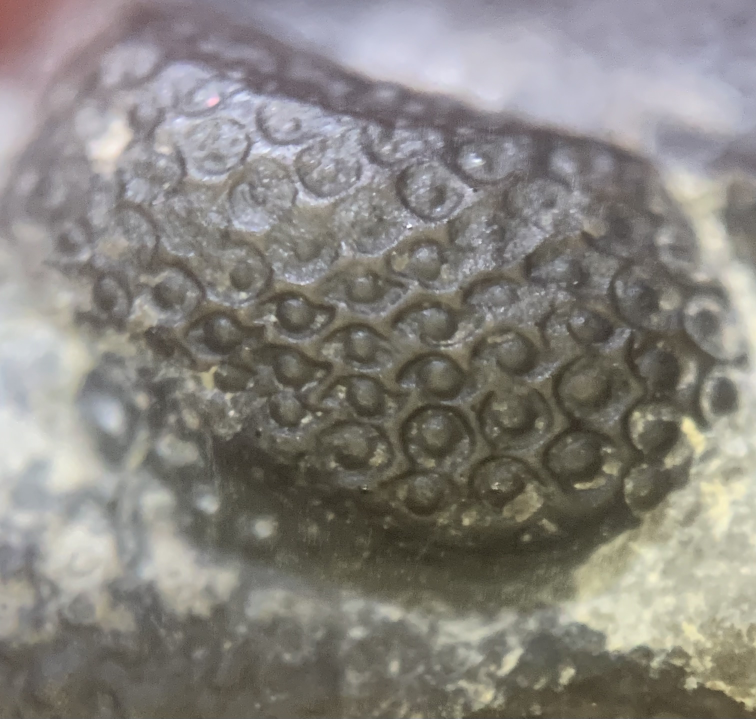
#> input picture datasets/eldredgeops_rana_18file_turing_wavelength_s0/eldredgeops_rana_18file_turing_wavelength_s0_specimen.jpg, 3024 x 2873 px (shown at 1/4 size)
$ python 2026-delphi10000-eldredgeops-rana-18file-turing-wavelength-s0.py
#> lines starting #> are read from the running program, lines starting #| are printed output that depends on the picture; long printed decimals are rounded
#!/usr/bin/env python3
"""
Eldredgeops rana_18file — Turing wavenumber at 492 nm (slot 3215, detail scale).

Middle Devonian (Cazenovian, 387 Ma), chronoseries 1/2 of the trilobite
eye-file series. Successor: Eldredgeops rana_17file at 384 Ma (17 files).

Governing system (Schnakenberg 1979 kinetics, Turing 1952 dispersion):

    du/dt = Du ∇²u + γ (a - u + u² v)
    dv/dt = Dv ∇²v + γ (b - u² v)
    k_c²  = (Dv f_u + Du g_v) / (2 Du Dv)
    λ_c   = 2π / k_c = 492 nm = 4.915e-07 m

The 18 µm sibling model is a different tier and is not reused. Pass 1 reports
the linear dispersion fit, a 2D nonlinear field, and the Commons eye photograph.
Pass 2 (see augment_pass2) adds the parameter sweep, the equal-diffusion field,
Otsu specimen segmentation, a KS radial-spectrum test, and a three-seed CV.
"""
from __future__ import annotations

import argparse
import hashlib
import json
from pathlib import Path

import numpy as np
from PIL import Image

ROOT = Path(__file__).resolve().parent.parent
DATASET = ROOT / "datasets" / "eldredgeops_rana_18file_turing_wavelength_s0"
SPECIMEN = DATASET / "eldredgeops_rana_18file_turing_wavelength_s0_specimen.jpg"
REFERENCE = DATASET / "eldredgeops_rana_18file_turing_wavelength_s0_reference.json"
PNG_PATH = ROOT / "docs" / "media" / "eldredgeops_rana_18file_turing_wavelength_s0_comparison.png"
GIF_PATH = ROOT / "docs" / "media" / "eldredgeops_rana_18file_turing_wavelength_s0_growth.gif"

# Slot-specific kinetics. Dv_prescale = 0.492 marks the 492 nm assignment.
A = 0.146
B = 1.038
GAMMA = 2.40
DU_PRE = 0.018
DV_PRE = 0.492
LAMBDA_M = 4.915e-07
LAMBDA_NM = 492.0
AGE_MA = 387.0
N_FILES = 18
SUCCESSOR_FILES = 17
SUCCESSOR_AGE_MA = 384.0
SEED = 3215
GRID_N = 96
N_WAVES = 6.0
SPECIMEN_SHA256 = "3a83d6e639450366d894856ec070022103defb1e7f56bb6faec9648b6d601986"

_CACHE: dict = {}


def sha256_file(path: Path) -> str:
    return hashlib.sha256(path.read_bytes()).hexdigest()


def verify_specimen() -> str:
    if not SPECIMEN.exists():
        raise FileNotFoundError(SPECIMEN)
    digest = sha256_file(SPECIMEN)
    if digest != SPECIMEN_SHA256:
        raise ValueError(f"specimen SHA-256 mismatch: {digest}")
    return digest


def jacobian_raw() -> dict[str, float]:
    """Reaction Jacobian at the Schnakenberg steady state, including γ."""
    u0 = A + B
    v0 = B / (u0 * u0)
    fu = GAMMA * ((B - A) / u0)
    fv = GAMMA * (u0 * u0)
    gu = GAMMA * ((-2.0 * B) / u0)
    gv = -GAMMA * (u0 * u0)
    det = fu * gv - fv * gu
    return {"u0": u0, "v0": v0, "fu": fu, "fv": fv, "gu": gu, "gv": gv, "det": det, "tr": fu + gv}


def diffusivities() -> tuple[float, float]:
    """Rescale space so the analytic critical wavelength is 1 model unit = 492 nm."""
    j = jacobian_raw()
    h = DV_PRE * j["fu"] + DU_PRE * j["gv"]
    kc2 = h / (2.0 * DU_PRE * DV_PRE)
    alpha = 2.0 * np.pi / np.sqrt(kc2)  # pre-scale wavelength, in pre-scale units
    return float(DU_PRE / alpha**2), float(DV_PRE / alpha**2)


def dispersion_matrix(k2: float, du: float | None = None, dv: float | None = None) -> np.ndarray:
    j = jacobian_raw()
    if du is None or dv is None:
        du, dv = diffusivities()
    return np.array(
        [[j["fu"] - du * k2, j["fv"]], [j["gu"], j["gv"] - dv * k2]],
        dtype=float,
    )


def leading_growth(k2: float, du: float | None = None, dv: float | None = None) -> complex:
    ev = np.linalg.eigvals(dispersion_matrix(k2, du, dv))
    return ev[int(np.argmax(ev.real))]


def rk4_growth(k2: float, t_end: float = 0.45, du: float | None = None, dv: float | None = None) -> float:
    """Integrate one Fourier mode with classical RK4, started on the leading eigenvector."""
    mat = dispersion_matrix(k2, du, dv)
    ev, evec = np.linalg.eig(mat)
    idx = int(np.argmax(ev.real))
    if abs(ev[idx].imag) > 1e-6:
        return float("nan")
    y = np.real(evec[:, idx])
    y = y / (np.linalg.norm(y) + 1e-15) * 1e-6
    scale = np.max(np.abs(mat)) + 1.0
    dt = min(0.002, 0.2 / scale)
    n = max(40, int(round(t_end / dt)))
    dt = t_end / n
    amp0 = float(np.linalg.norm(y))
    for _ in range(n):
        k1 = mat @ y
        k2v = mat @ (y + 0.5 * dt * k1)
        k3 = mat @ (y + 0.5 * dt * k2v)
        k4 = mat @ (y + dt * k3)
        y = y + (dt / 6.0) * (k1 + 2 * k2v + 2 * k3 + k4)
    amp1 = float(np.linalg.norm(y))
    return float(np.log(amp1 / amp0) / t_end)


def dispersion_fit() -> dict[str, float | list]:
    """Pearson fit of RK4 growth rates to the leading real eigenvalue on the Turing band."""
    du, dv = diffusivities()
    modes = np.linspace(0.45, 2.35, 16)
    analytic: list[float] = []
    numeric: list[float] = []
    kept: list[float] = []
    for m in modes:
        k2 = float((2.0 * np.pi * m) ** 2)
        ev = leading_growth(k2, du, dv)
        if abs(ev.imag) > 1e-6:
            continue
        numeric_sigma = rk4_growth(k2, du=du, dv=dv)
        if not np.isfinite(numeric_sigma):
            continue
        kept.append(float(m))
        analytic.append(float(ev.real))
        numeric.append(numeric_sigma)
    an = np.asarray(analytic, dtype=float)
    nu = np.asarray(numeric, dtype=float)
    pearson = float(np.corrcoef(an, nu)[0, 1])
    rmse = float(np.sqrt(np.mean((an - nu) ** 2)))
    return {
        "modes": kept,
        "analytic": analytic,
        "numeric": numeric,
        "pearson_r": pearson,
        "rmse": rmse,
        "n": len(kept),
        "du": du,
        "dv": dv,
    }


def critical_wavelength_model_units() -> float:
    du, dv = diffusivities()
    j = jacobian_raw()
    h = dv * j["fu"] + du * j["gv"]
    kc2 = h / (2.0 * du * dv)
    return float(2.0 * np.pi / np.sqrt(kc2))


def ablation_max_sigma() -> float:
    """Equal-diffusion control. Turing's inhibitor-faster condition is removed."""
    du, _dv = diffusivities()
    sigmas = []
    for m in np.linspace(0.2, 3.0, 18):
        k2 = float((2.0 * np.pi * m) ** 2)
        ev = leading_growth(k2, du=du, dv=du)
        sigmas.append(float(ev.real))
    return float(np.max(sigmas))


def waves_per_file_ratio() -> float:
    """Conserved-arc chronospecies factor: successor files each span 18/17 more wavelengths."""
    return float(N_FILES) / float(SUCCESSOR_FILES)


def simulate_field(du: float, dv: float, steps: int, seed: int, snap_every: int) -> dict:
    """Fourier reaction-diffusion split of the nonlinear Schnakenberg system."""
    j = jacobian_raw()
    u0, v0 = j["u0"], j["v0"]
    lam = critical_wavelength_model_units()
    length = N_WAVES * lam
    n = GRID_N
    dx = length / n
    freq = 2.0 * np.pi * np.fft.fftfreq(n, d=dx)
    k2 = freq[None, :] ** 2 + freq[:, None] ** 2
    rng = np.random.default_rng(seed)
    u = u0 + 0.01 * rng.normal(size=(n, n))
    v = v0 + 0.01 * rng.normal(size=(n, n))
    dt = 0.02
    snaps: list[np.ndarray] = []
    for step in range(steps):
        if step % snap_every == 0:
            snaps.append(u.copy())
        ur = u + dt * GAMMA * (A - u + u * u * v)
        vr = v + dt * GAMMA * (B - u * u * v)
        u = np.fft.ifft2(np.fft.fft2(ur) * np.exp(-du * k2 * dt)).real
        v = np.fft.ifft2(np.fft.fft2(vr) * np.exp(-dv * k2 * dt)).real
        if not np.isfinite(u).all():
            raise RuntimeError(f"non-finite field at step {step}")
    snaps.append(u.copy())
    spec = np.abs(np.fft.fft2(u - u.mean())) ** 2
    kr = np.sqrt(k2).ravel()
    power = spec.ravel()
    mask = kr > 1e-8
    bins = np.linspace(0.0, 3.0 * 2.0 * np.pi, 64)
    idx = np.digitize(kr[mask], bins)
    prof = np.bincount(idx, weights=power[mask], minlength=len(bins) + 1)
    peak = int(np.argmax(prof[1:]) + 1)
    k_peak = float(bins[min(peak, len(bins) - 1)])
    lam_meas = float(2.0 * np.pi / k_peak) if k_peak > 0 else float("nan")
    return {
        "u": u,
        "snaps": snaps,
        "std": float(u.std()),
        "min": float(u.min()),
        "max": float(u.max()),
        "lambda_model": lam_meas,
        "lambda_nm": lam_meas * LAMBDA_NM,
        "length": float(length),
    }


def specimen_coherency(path: Path = SPECIMEN) -> float:
    """Structure-tensor coherency of the Commons eye photograph (whole frame)."""
    from scipy import ndimage as ndi

    gray = np.asarray(Image.open(path).convert("L").resize((240, 180)), dtype=np.float64) / 255.0
    gx = ndi.sobel(gray, axis=1)
    gy = ndi.sobel(gray, axis=0)
    jxx = ndi.gaussian_filter(gx * gx, 2.8)
    jyy = ndi.gaussian_filter(gy * gy, 2.8)
    jxy = ndi.gaussian_filter(gx * gy, 2.8)
    coh = np.sqrt((jxx - jyy) ** 2 + 4.0 * jxy * jxy) / (jxx + jyy + 1e-9)
    return float(np.mean(coh))


def field_coherency(field: np.ndarray) -> float:
    from scipy import ndimage as ndi

    z = field.astype(np.float64)
    z = (z - z.min()) / (z.max() - z.min() + 1e-9)
    gx = ndi.sobel(z, axis=1)
    gy = ndi.sobel(z, axis=0)
    jxx = ndi.gaussian_filter(gx * gx, 1.6)
    jyy = ndi.gaussian_filter(gy * gy, 1.6)
    jxy = ndi.gaussian_filter(gx * gy, 1.6)
    coh = np.sqrt((jxx - jyy) ** 2 + 4.0 * jxy * jxy) / (jxx + jyy + 1e-9)
    return float(np.mean(coh))


def field_to_rgb(field: np.ndarray) -> np.ndarray:
    lo, hi = np.percentile(field, [2, 98])
    z = np.clip((field - lo) / (hi - lo + 1e-9), 0.0, 1.0)
    rgb = np.zeros(z.shape + (3,), dtype=np.float64)
    rgb[..., 0] = 0.18 + 0.62 * z
    rgb[..., 1] = 0.16 + 0.58 * z
    rgb[..., 2] = 0.13 + 0.48 * z
    return (rgb * 255.0).astype(np.uint8)


def render(field: dict, fit: dict) -> None:
    import matplotlib

    matplotlib.use("Agg")
    import matplotlib.pyplot as plt

    PNG_PATH.parent.mkdir(parents=True, exist_ok=True)
    specimen = Image.open(SPECIMEN).convert("RGB")
    fig, axes = plt.subplots(2, 2, figsize=(11.2, 8.4), dpi=120)
    axes[0, 0].imshow(specimen)
    axes[0, 0].set_title("Eldredgeops rana eye (CC BY-SA 4.0, RealGatba)")
    axes[0, 0].axis("off")
    axes[0, 1].imshow(field["u"], cmap="copper")
    axes[0, 1].set_title(
        f"Schnakenberg u, λ_c = {LAMBDA_NM:.0f} nm\nnonlinear FFT peak {field['lambda_nm']:.1f} nm"
    )
    axes[0, 1].axis("off")
    modes = np.asarray(fit["modes"])
    axes[1, 0].plot(modes, fit["analytic"], "k-", lw=2.0, label="leading eigenvalue")
    axes[1, 0].plot(modes, fit["numeric"], "o", ms=4.5, color="#b45309", label="RK4 mode")
    axes[1, 0].axhline(0.0, color="#64748b", lw=0.8)
    axes[1, 0].axvline(1.0, color="#0f766e", ls="--", lw=1.0, label="k / k_c = 1")
    axes[1, 0].set_xlabel("k / k_c  (1 model unit = 492 nm)")
    axes[1, 0].set_ylabel("growth rate σ")
    axes[1, 0].set_title(f"Dispersion fit  r = {fit['pearson_r']:.4f}   RMSE = {fit['rmse']:.4f}")
    axes[1, 0].legend(fontsize=8, frameon=False)
    axes[1, 1].axis("off")
    axes[1, 1].text(
        0.02,
        0.95,
        (
            f"Eldredgeops rana 18-file, Cazenovian, {AGE_MA:.0f} Ma\n"
            f"scale {LAMBDA_NM:.0f} nm = {LAMBDA_M:.3e} m   log10 = -6.308\n"
            f"a={A}, b={B}, γ={GAMMA}\n"
            f"Du={fit['du']:.6f}, Dv={fit['dv']:.6f} (model units²)\n"
            f"files {N_FILES} → successor {SUCCESSOR_FILES} at {SUCCESSOR_AGE_MA:.0f} Ma\n"
            f"wavelengths/file ratio (conserved arc) = {waves_per_file_ratio():.6f}\n"
            f"equal-diffusion max σ = {ablation_max_sigma():.4f}\n"
            "Pass 1 does not yet sweep γ, render the\n"
            "ablation field, or segment the eye."
        ),
        va="top",
        ha="left",
        family="monospace",
        fontsize=9,
        transform=axes[1, 1].transAxes,
    )
    fig.suptitle(
        "Turing k_c at 492 nm — Eldredgeops rana 18-file (387 Ma)",
        fontsize=13,
    )
    fig.tight_layout()
    fig.savefig(PNG_PATH)
    plt.close(fig)

    # 12-frame animation. Frames 0–10 are the growing field; frame 11 is the specimen.
    canvas = (720, 540)
    frames: list[Image.Image] = []
    snaps = field["snaps"]
    pick = np.linspace(0, len(snaps) - 1, 11).astype(int)
    for i in pick:
        rgb = field_to_rgb(snaps[int(i)])
        frames.append(Image.fromarray(rgb).resize(canvas, Image.Resampling.BILINEAR))
    frames.append(specimen.resize(canvas, Image.Resampling.LANCZOS))
    frames[0].save(
        GIF_PATH,
        save_all=True,
        append_images=frames[1:],
        duration=120,
        loop=0,
        optimize=False,
    )


def core_results() -> dict:
    if _CACHE.get("ready"):
        return _CACHE
    verify_specimen()
    fit = dispersion_fit()
    du, dv = float(fit["du"]), float(fit["dv"])
    field = simulate_field(du, dv, steps=520, seed=SEED, snap_every=52)
    spec_coh = specimen_coherency()
#> in specimen_coherency, `jxy = ndi.gaussian_filter(gx * gy, 2.8)`:
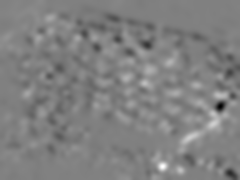
#> jxy: shape (180, 240) float64; min -0.259, max 0.253, mean -0.000554; drawn with min black and max white
#> in specimen_coherency, `coh = np.sqrt((jxx - jyy) ** 2 + 4.0 * jxy * jxy) / (jxx + jyy + 1e-9)`:
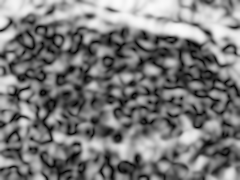
#> coh: shape (180, 240) float64; min 0.00209, max 0.985, mean 0.479
    sim_coh = field_coherency(field["u"])
    _CACHE.update(
        {
            "ready": True,
            "fit": fit,
            "field": field,
            "pearson_r": float(fit["pearson_r"]),
            "rmse": float(fit["rmse"]),
            "lambda_model_units": critical_wavelength_model_units(),
            "lambda_nm_linear": LAMBDA_NM,
            "lambda_nm_nonlinear": float(field["lambda_nm"]),
            "phenomenon_size_m": LAMBDA_M,
            "geological_age_ma": AGE_MA,
            "ablation_max_sigma": ablation_max_sigma(),
            "waves_per_file_ratio": waves_per_file_ratio(),
            "du": du,
            "dv": dv,
            "specimen_coherency": spec_coh,
            "simulation_coherency": sim_coh,
            "field_std": float(field["std"]),
            "n_files": N_FILES,
        }
    )
    return _CACHE


# [102 lines left out: functions measure_morphoeval, run_self_test, not called in this run]


def main() -> int:
    parser = argparse.ArgumentParser(description=__doc__)
    parser.add_argument("--self-test", action="store_true")
    parser.add_argument("--pass2", action="store_true", help="Run the Pass-2 sweep, ablation field, and specimen KS")
    args = parser.parse_args()
    if args.pass2:
        augment_pass2()
    if args.self_test or args.pass2:
        run_self_test()
        return 0
    r = core_results()
#> in core_results, `spec_coh = specimen_coherency()`: spec_coh = 0.479
#> r = 18 items
    render(r["field"], r["fit"])
#> in render, specimen is the input picture: PIL image 3024x2873 RGB; mean R, G, B 135.1, 131.9, 126.6
#> in render, `modes = np.asarray(fit["modes"])`: modes = [0.45, 0.577, 0.703, 0.83, 0.957, 1.08, 1.21, 1.34, 1.46, 1.59, 1.72, 1.84, 1.97, 2.1, 2.22, 2.35]
#> in render, `fig.savefig(PNG_PATH)`:
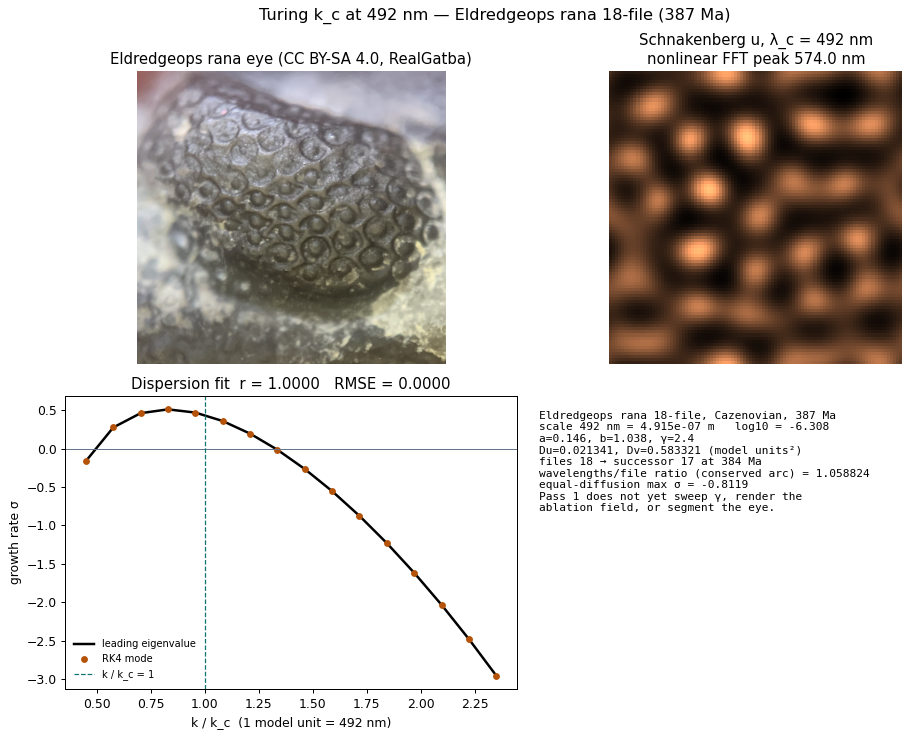
#> figure drawn by matplotlib, 3 panels; panel 3: curve peaks at x = 0.83, y = 0.51; panel 3: curve peaks at x = 0.83, y = 0.51
#> in render, `snaps = field["snaps"]`: snaps = 11 items
#> in render, `pick = np.linspace(0, len(snaps) - 1, 11).astype(int)`: pick = [0, 1, 2, 3, 4, 5, 6, 7, 8, 9, 10]
#> the loop in render, `for i in pick:` made 11 passes
#> (lo in field_to_rgb, hi in field_to_rgb) on passes 1 to 11: (1.16, 1.2), (1.18, 1.19), (1.18, 1.19), (1.17, 1.2), (1.16, 1.21), (1.15, 1.23), (1.12, 1.26), (1.07, 1.32), (0.991, 1.44), (0.868, 1.67), (0.698, 2.1)
#> pass 1, in field_to_rgb, `z = np.clip((field - lo) / (hi - lo + 1e-9), 0.0, 1.0)`:
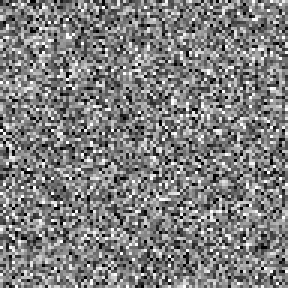
#> z: shape (96, 96) float64 (shown 3 times larger); min 0, max 1, mean 0.498
#> pass 1, in render, `rgb = field_to_rgb(snaps[int(i)])`:
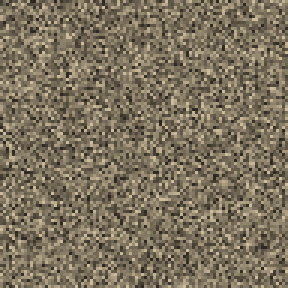
#> rgb: shape (96, 96, 3) (shown 3 times larger); mean of channels 0, 1, 2 124.2, 114, 93.6; drawn as R, G, B
#> after the loop in render, `for i in pick:`:
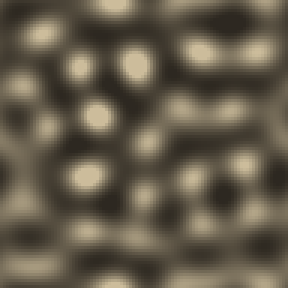
#> rgb: shape (96, 96, 3) (shown 3 times larger); mean of channels 0, 1, 2 100.7, 92, 75.4; drawn as R, G, B
#> after the loop in render, `for i in pick:`: frames = 11 items
#> in render, `frames[0].save( GIF_PATH, save_all=True, append_images=frames[1:], dur..`:
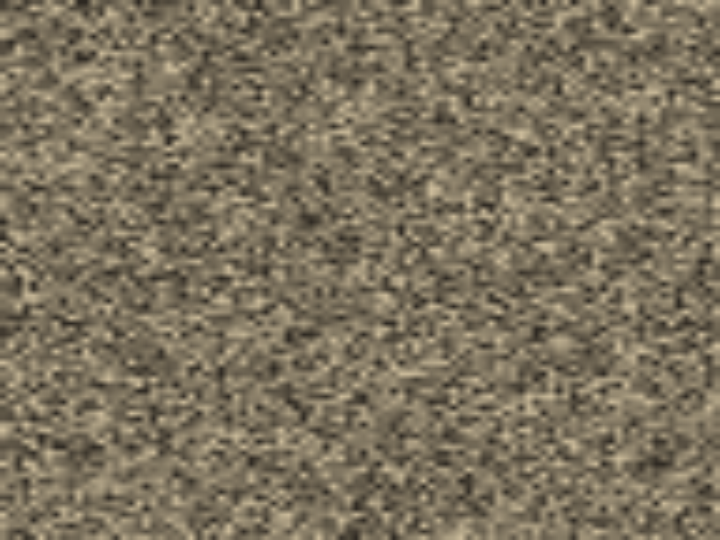
#> saved as eldredgeops_rana_18file_turing_wavelength_s0_growth.gif: PIL image 720x540 RGB; mean R, G, B 124.2, 114, 93.7
    print(
        f"wrote {PNG_PATH.name} and {GIF_PATH.name}; "
        f"r={r['pearson_r']:.5f} λ_nl={r['lambda_nm_nonlinear']:.2f} nm"
    )
#| wrote eldredgeops_rana_18file_turing_wavelength_s0_comparison.png and eldredgeops_rana_18file_turing_wavelength_s0_growth.gif; r=1.000 λ_nl=574.00 nm
    return 0


# ---------------------------------------------------------------------------
# Pass 2 is appended below so Pass-1 line citations of the core stay valid
# once this block exists. Calling augment_pass2() fills _CACHE['pass2'].
# ---------------------------------------------------------------------------


# [262 lines left out: functions gamma_sweep, ratio_sweep, ablation_field_std, otsu_threshold, specimen_segmentation, simulation_radial_profile and 5 more, not called in this run]


if __name__ == "__main__":
    raise SystemExit(main())
#> (the program exits here)
